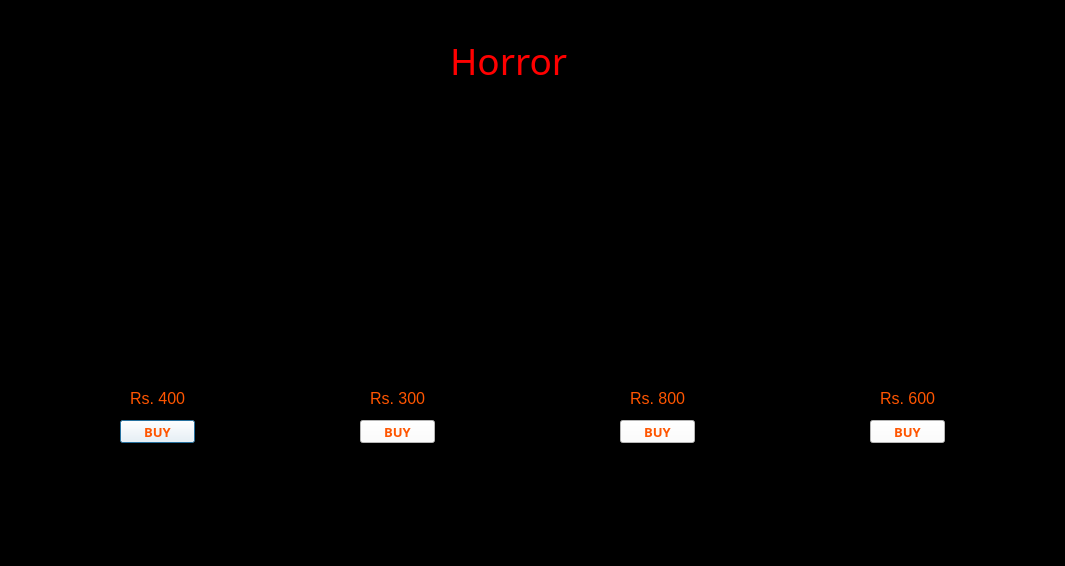
<?xml version="1.0" encoding="UTF-8"?>
<ui version="4.0">
 <class>home</class>
 <widget class="QDialog" name="home">
  <property name="geometry">
   <rect>
    <x>0</x>
    <y>0</y>
    <width>1065</width>
    <height>566</height>
   </rect>
  </property>
  <property name="windowTitle">
   <string>Dialog</string>
  </property>
  <property name="styleSheet">
   <string notr="true">background-color: rgb(0, 0, 0);</string>
  </property>
  <widget class="QLabel" name="label_2">
   <property name="geometry">
    <rect>
     <x>450</x>
     <y>30</y>
     <width>151</width>
     <height>61</height>
    </rect>
   </property>
   <property name="font">
    <font>
     <family>Lucida Calligraphy</family>
     <pointsize>28</pointsize>
    </font>
   </property>
   <property name="styleSheet">
    <string notr="true">color: rgb(225, 225, 225);
color: rgb(255, 0, 0);</string>
   </property>
   <property name="text">
    <string>Horror</string>
   </property>
  </widget>
  <widget class="QLabel" name="label_3">
   <property name="geometry">
    <rect>
     <x>70</x>
     <y>120</y>
     <width>171</width>
     <height>261</height>
    </rect>
   </property>
   <property name="styleSheet">
    <string notr="true">background-image: url(:/newPrefix/horror/h1.jpg);</string>
   </property>
   <property name="text">
    <string/>
   </property>
   <property name="pixmap">
    <pixmap resource="test1.qrc">:/newPrefix/horror/h1.jpg</pixmap>
   </property>
   <property name="scaledContents">
    <bool>true</bool>
   </property>
  </widget>
  <widget class="QLabel" name="label_4">
   <property name="geometry">
    <rect>
     <x>310</x>
     <y>120</y>
     <width>181</width>
     <height>261</height>
    </rect>
   </property>
   <property name="styleSheet">
    <string notr="true">background-image: url(:/newPrefix/horror/h2.jpg);</string>
   </property>
   <property name="text">
    <string/>
   </property>
   <property name="pixmap">
    <pixmap resource="test1.qrc">:/newPrefix/horror/h2.jpg</pixmap>
   </property>
   <property name="scaledContents">
    <bool>true</bool>
   </property>
  </widget>
  <widget class="QLabel" name="label_5">
   <property name="geometry">
    <rect>
     <x>570</x>
     <y>120</y>
     <width>181</width>
     <height>261</height>
    </rect>
   </property>
   <property name="styleSheet">
    <string notr="true">background-image: url(:/newPrefix/horror/h3.jpg);</string>
   </property>
   <property name="text">
    <string/>
   </property>
   <property name="pixmap">
    <pixmap resource="test1.qrc">:/newPrefix/horror/h3.jpg</pixmap>
   </property>
   <property name="scaledContents">
    <bool>true</bool>
   </property>
  </widget>
  <widget class="QLabel" name="label_6">
   <property name="geometry">
    <rect>
     <x>820</x>
     <y>120</y>
     <width>171</width>
     <height>261</height>
    </rect>
   </property>
   <property name="styleSheet">
    <string notr="true">background-image: url(:/newPrefix/horror/h4.jpg);</string>
   </property>
   <property name="text">
    <string/>
   </property>
   <property name="pixmap">
    <pixmap resource="test1.qrc">:/newPrefix/horror/h4.jpg</pixmap>
   </property>
   <property name="scaledContents">
    <bool>true</bool>
   </property>
  </widget>
  <widget class="QLabel" name="label">
   <property name="geometry">
    <rect>
     <x>130</x>
     <y>390</y>
     <width>61</width>
     <height>16</height>
    </rect>
   </property>
   <property name="font">
    <font>
     <pointsize>12</pointsize>
    </font>
   </property>
   <property name="styleSheet">
    <string notr="true">color: rgb(255, 85, 0);</string>
   </property>
   <property name="text">
    <string>Rs. 400</string>
   </property>
  </widget>
  <widget class="QLabel" name="label_7">
   <property name="geometry">
    <rect>
     <x>370</x>
     <y>390</y>
     <width>61</width>
     <height>16</height>
    </rect>
   </property>
   <property name="font">
    <font>
     <pointsize>12</pointsize>
    </font>
   </property>
   <property name="styleSheet">
    <string notr="true">color: rgb(255, 85, 0);</string>
   </property>
   <property name="text">
    <string>Rs. 300</string>
   </property>
  </widget>
  <widget class="QLabel" name="label_8">
   <property name="geometry">
    <rect>
     <x>630</x>
     <y>390</y>
     <width>61</width>
     <height>16</height>
    </rect>
   </property>
   <property name="font">
    <font>
     <pointsize>12</pointsize>
    </font>
   </property>
   <property name="styleSheet">
    <string notr="true">color: rgb(255, 85, 0);</string>
   </property>
   <property name="text">
    <string>Rs. 800</string>
   </property>
  </widget>
  <widget class="QLabel" name="label_9">
   <property name="geometry">
    <rect>
     <x>880</x>
     <y>390</y>
     <width>61</width>
     <height>16</height>
    </rect>
   </property>
   <property name="font">
    <font>
     <pointsize>12</pointsize>
    </font>
   </property>
   <property name="styleSheet">
    <string notr="true">color: rgb(255, 85, 0);</string>
   </property>
   <property name="text">
    <string>Rs. 600</string>
   </property>
  </widget>
  <widget class="QPushButton" name="pushButton">
   <property name="geometry">
    <rect>
     <x>120</x>
     <y>420</y>
     <width>75</width>
     <height>23</height>
    </rect>
   </property>
   <property name="font">
    <font>
     <family>Arial Black</family>
     <pointsize>10</pointsize>
     <weight>75</weight>
     <bold>true</bold>
    </font>
   </property>
   <property name="styleSheet">
    <string notr="true">color: rgb(255, 85, 0);
background-color: rgb(255, 255, 255);</string>
   </property>
   <property name="text">
    <string>BUY</string>
   </property>
  </widget>
  <widget class="QPushButton" name="pushButton_2">
   <property name="geometry">
    <rect>
     <x>360</x>
     <y>420</y>
     <width>75</width>
     <height>23</height>
    </rect>
   </property>
   <property name="font">
    <font>
     <family>Arial Black</family>
     <pointsize>10</pointsize>
     <weight>75</weight>
     <bold>true</bold>
    </font>
   </property>
   <property name="styleSheet">
    <string notr="true">color: rgb(255, 85, 0);
background-color: rgb(255, 255, 255);</string>
   </property>
   <property name="text">
    <string>BUY</string>
   </property>
  </widget>
  <widget class="QPushButton" name="pushButton_3">
   <property name="geometry">
    <rect>
     <x>620</x>
     <y>420</y>
     <width>75</width>
     <height>23</height>
    </rect>
   </property>
   <property name="font">
    <font>
     <family>Arial Black</family>
     <pointsize>10</pointsize>
     <weight>75</weight>
     <bold>true</bold>
    </font>
   </property>
   <property name="styleSheet">
    <string notr="true">color: rgb(255, 85, 0);
background-color: rgb(255, 255, 255);</string>
   </property>
   <property name="text">
    <string>BUY</string>
   </property>
  </widget>
  <widget class="QPushButton" name="pushButton_4">
   <property name="geometry">
    <rect>
     <x>870</x>
     <y>420</y>
     <width>75</width>
     <height>23</height>
    </rect>
   </property>
   <property name="font">
    <font>
     <family>Arial Black</family>
     <pointsize>10</pointsize>
     <weight>75</weight>
     <bold>true</bold>
    </font>
   </property>
   <property name="styleSheet">
    <string notr="true">color: rgb(255, 85, 0);
background-color: rgb(255, 255, 255);</string>
   </property>
   <property name="text">
    <string>BUY</string>
   </property>
  </widget>
 </widget>
 <resources>
  <include location="test1.qrc"/>
 </resources>
 <connections/>
</ui>
